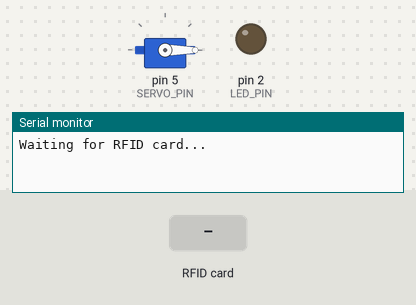
Bench run of a sketch on a simulated Arduino Uno, built with avr-gcc and run on an emulated ATmega328P. Parts: servo, output pins drawn as LEDs (lit = HIGH), the last lines printed to the serial monitor. The test bench sets the inputs (shaded band). Pins used as bus, display or sensor lines are not drawn.

Above: at 1.2 s.
1.3 s: RFID card 75 83 7D 75 held to the reader
At 2.5 s:
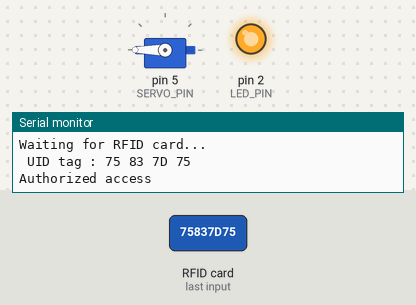
4.3 s: RFID card 5E 7A 19 C4 held to the reader
Timing chart, 0 to 7.3 s (numbered marks = the images above; inputs shaded):
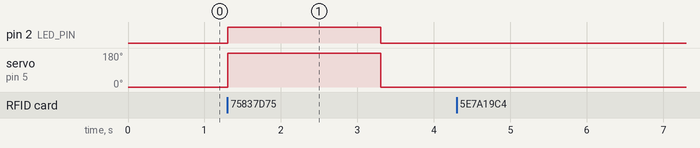

The sketch:

Project_40_RFID_Smart_Home.ino
```cpp
/*
Keye New RFID Starter Kit
Project 40
RFID Smart Home
Edit By Keyes
*/
#include <SPI.h>
#include <MFRC522.h>
#include <Servo.h>

// Pin definitions
#define SS_PIN 10
#define RST_PIN 9
#define SERVO_PIN 5
#define LED_PIN 2

MFRC522 mfrc522(SS_PIN, RST_PIN); // Create an MFRC522 instance
Servo myServo; // Create a Servo instance

void setup() {
  Serial.begin(9600); // Initialize serial communication
  SPI.begin(); // Initialize SPI bus
  mfrc522.PCD_Init(); // Initialize the MFRC522
  myServo.attach(SERVO_PIN); // Attach the servo to pin D9

  pinMode(LED_PIN, OUTPUT); // Set LED pin as output
  myServo.write(0); // Set initial servo position to 0 degrees
  digitalWrite(LED_PIN, LOW); // Set initial LED state to off
  Serial.println("Waiting for RFID card...");
}

void loop() {
  // Check if a new RFID card is present
  if (!mfrc522.PICC_IsNewCardPresent() || !mfrc522.PICC_ReadCardSerial()) {
    return;
  }

  // Get the UID of the card
  Serial.print(" UID tag :");
  String content = "";
  for (byte i = 0; i < mfrc522.uid.size; i++) {
    Serial.print(mfrc522.uid.uidByte[i] < 0x10 ? " 0" : " ");
    Serial.print(mfrc522.uid.uidByte[i], HEX);
    content.concat(String(mfrc522.uid.uidByte[i] < 0x10 ? " 0" : " "));
    content.concat(String(mfrc522.uid.uidByte[i], HEX));
  }
  Serial.println();
  content.toUpperCase();

  // Check the UID and perform actions
  if (content.substring(1) == "75 83 7D 75") { // Replace with your actual card UID here
    Serial.println("Authorized access");
    digitalWrite(LED_PIN, HIGH); // Turn on the LED
    myServo.write(180); // Rotate the servo to 180 degrees
    delay(2000); // Hold for 2 seconds
    myServo.write(0); // Return the servo to 0 degrees

    digitalWrite(LED_PIN, LOW); // Turn off the LED
  } else {
    Serial.println("Access denied");
    digitalWrite(LED_PIN, LOW);
  }

  delay(1000);
}
```

Measured:
- after the input at 1.3 s, pin 2 (LED_PIN): LOW → HIGH at once, → LOW 2.0 s later; servo on pin 5 (SERVO_PIN): 0° → 180° at once, → 0° 2.0 s later
